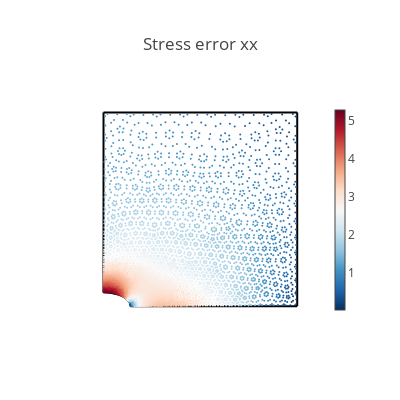
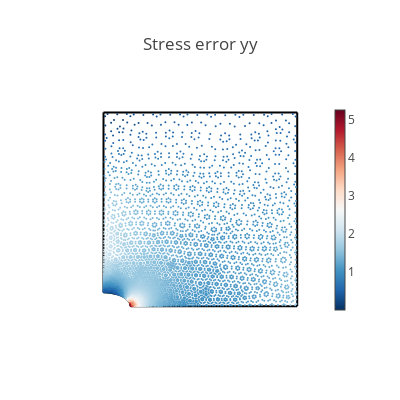
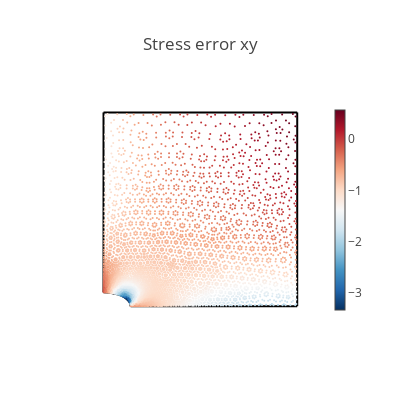
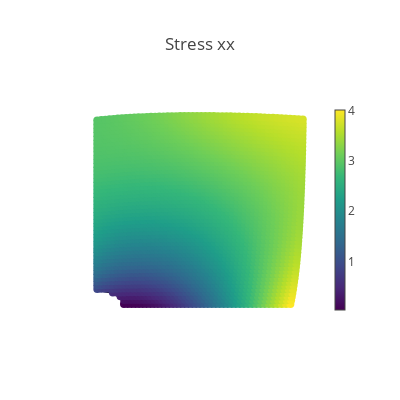

The code cell stored with these charts, in order, in its notebook:
### Code cell
# Create a validation domain different from the training domain
val_x, val_y = np.meshgrid(np.linspace(0, L, 50), np.linspace(0, L, 50))
val_r = Rx * np.ones(np.shape(val_x))
val_domain = np.vstack([val_x.ravel(), val_y.ravel(), val_r.ravel()]).T
mask = (
    ((val_domain[:, 0] ** 2) / (Rx**2)) + ((val_domain[:, 1] ** 2) / (Ry**2))
) > 1
val = torch.tensor(val_domain[mask], requires_grad=True).double()


# Compute model predictions on the validation domain
disp = net(val)
def_val = val[:, :-1] + disp
stress = torch.vmap(sigma)(val)
mises = torch.sqrt(
    stress[:, 0, 0] ** 2
    + stress[:, 1, 1] ** 2
    - stress[:, 0, 0] * stress[:, 1, 1]
    + 3 * stress[:, 0, 1] ** 2
)
# print([loss.item() for loss in compute_les(val)])


@torch.no_grad()
def make_plot(x, y, variable, title, cmap=sequential.Viridis, size=8.0):
    fig = go.Figure()

    # Plot boundaries
    m = dict(color="black")
    fig.add_trace(go.Scatter(x=top[:, 0], y=top[:, 1], mode="lines", marker=m))
    fig.add_trace(go.Scatter(x=bottom[:, 0], y=bottom[:, 1], mode="lines", marker=m))
    fig.add_trace(go.Scatter(x=left[:, 0], y=left[:, 1], mode="lines", marker=m))
    fig.add_trace(go.Scatter(x=right[:, 0], y=right[:, 1], mode="lines", marker=m))
    fig.add_trace(go.Scatter(x=hole[:, 0], y=hole[:, 1], mode="lines", marker=m))

    # Plot variable values
    m = dict(color=variable, colorscale=cmap, size=size, colorbar=dict(thickness=10))
    fig.add_trace(go.Scatter(x=x, y=y, marker=m, mode="markers"))

    # plot settings
    fig.layout.yaxis.scaleanchor = "x"
    fig.update_layout(
        template="none", width=400, height=400, title=title, showlegend=False
    )
    fig.update_xaxes(visible=False)
    fig.update_yaxes(visible=False)
    fig.show()


# Compute data error
s_data = data_output[:, 0:3]
s_pred = torch.vmap(sigma)(data_input[:, 0:3])
ds_xx = s_data[:, 0] - s_pred[:, 0, 0]
ds_yy = s_data[:, 1] - s_pred[:, 1, 1]
ds_xy = s_data[:, 2] - s_pred[:, 0, 1]


# Plot stress errors
cmap = sequential.RdBu_r
make_plot(*data_input[:, 0:2].T, ds_xx, "Stress error xx", size=2.0, cmap=cmap)
make_plot(*data_input[:, 0:2].T, ds_yy, "Stress error yy", size=2.0, cmap=cmap)
make_plot(*data_input[:, 0:2].T, ds_xy, "Stress error xy", size=2.0, cmap=cmap)

# Plot stresses
make_plot(*def_val.T, stress[:, 0, 0], "Stress xx")
make_plot(*def_val.T, stress[:, 0, 1], "Stress xy")
make_plot(*def_val.T, stress[:, 1, 1], "Stress yy")
make_plot(*def_val.T, mises, "Mises stress")

# Plot displacements
make_plot(*def_val.T, disp[:, 0], "Displacement in x", cmap=sequential.Inferno)
make_plot(*def_val.T, disp[:, 1], "Displacement in y", cmap=sequential.Inferno)

### Figure 1 — Plotly figure (JSON) as saved in the notebook; plotly's stock layout.template omitted (floating-point values rounded to 4 significant figures; data arrays with more than 128 entries replaced by an {"elided": "..."} marker saying what was removed)
{"data": [{"marker": {"color": "black"}, "mode": "lines", "type": "scatter", "x": [0, 0.02564, 0.05128, 0.07692, 0.1026, 0.1282, 0.1538, 0.1795, 0.2051, 0.2308, 0.2564, 0.2821, 0.3077, 0.3333, 0.359, 0.3846, 0.4103, 0.4359, 0.4615, 0.4872, 0.5128, 0.5385, 0.5641, 0.5897, 0.6154, 0.641, 0.6667, 0.6923, 0.7179, 0.7436, 0.7692, 0.7949, 0.8205, 0.8462, 0.8718, 0.8974, 0.9231, 0.9487, 0.9744, 1], "y": [1, 1, 1, 1, 1, 1, 1, 1, 1, 1, 1, 1, 1, 1, 1, 1, 1, 1, 1, 1, 1, 1, 1, 1, 1, 1, 1, 1, 1, 1, 1, 1, 1, 1, 1, 1, 1, 1, 1, 1]}, {"marker": {"color": "black"}, "mode": "lines", "type": "scatter", "x": [0.14, 0.1661, 0.1921, 0.2182, 0.2442, 0.2703, 0.2964, 0.3224, 0.3485, 0.3745, 0.4006, 0.4267, 0.4527, 0.4788, 0.5048, 0.5309, 0.557, 0.583, 0.6091, 0.6352, 0.6612, 0.6873, 0.7133, 0.7394, 0.7655, 0.7915, 0.8176, 0.8436, 0.8697, 0.8958, 0.9218, 0.9479, 0.9739, 1], "y": [0, 0, 0, 0, 0, 0, 0, 0, 0, 0, 0, 0, 0, 0, 0, 0, 0, 0, 0, 0, 0, 0, 0, 0, 0, 0, 0, 0, 0, 0, 0, 0, 0, 0]}, {"marker": {"color": "black"}, "mode": "lines", "type": "scatter", "x": [0, 0, 0, 0, 0, 0, 0, 0, 0, 0, 0, 0, 0, 0, 0, 0, 0, 0, 0, 0, 0, 0, 0, 0, 0, 0, 0, 0, 0, 0, 0, 0, 0, 0, 0, 0, 0], "y": [0.07143, 0.09722, 0.123, 0.1488, 0.1746, 0.2004, 0.2262, 0.252, 0.2778, 0.3036, 0.3294, 0.3552, 0.381, 0.4067, 0.4325, 0.4583, 0.4841, 0.5099, 0.5357, 0.5615, 0.5873, 0.6131, 0.6389, 0.6647, 0.6905, 0.7163, 0.7421, 0.7679, 0.7937, 0.8194, 0.8452, 0.871, 0.8968, 0.9226, 0.9484, 0.9742, 1]}, {"marker": {"color": "black"}, "mode": "lines", "type": "scatter", "x": [1, 1, 1, 1, 1, 1, 1, 1, 1, 1, 1, 1, 1, 1, 1, 1, 1, 1, 1, 1, 1, 1, 1, 1, 1, 1, 1, 1, 1, 1, 1, 1, 1, 1, 1, 1, 1, 1, 1, 1], "y": [0, 0.02564, 0.05128, 0.07692, 0.1026, 0.1282, 0.1538, 0.1795, 0.2051, 0.2308, 0.2564, 0.2821, 0.3077, 0.3333, 0.359, 0.3846, 0.4103, 0.4359, 0.4615, 0.4872, 0.5128, 0.5385, 0.5641, 0.5897, 0.6154, 0.641, 0.6667, 0.6923, 0.7179, 0.7436, 0.7692, 0.7949, 0.8205, 0.8462, 0.8718, 0.8974, 0.9231, 0.9487, 0.9744, 1]}, {"marker": {"color": "black"}, "mode": "lines", "type": "scatter", "x": [0.14, 0.1395, 0.1381, 0.1357, 0.1324, 0.1282, 0.1231, 0.1172, 0.1105, 0.103, 0.09482, 0.08599, 0.07657, 0.06663, 0.05624, 0.04546, 0.03437, 0.02304, 0.01156, 8.573e-18], "y": [0, 0.005899, 0.01176, 0.01753, 0.02319, 0.02869, 0.034, 0.03907, 0.04387, 0.04838, 0.05255, 0.05637, 0.0598, 0.06282, 0.06541, 0.06756, 0.06924, 0.07045, 0.07118, 0.07143]}, {"marker": {"color": {"elided": "5526 float values"}, "colorbar": {"thickness": 10}, "colorscale": [[0, "rgb(5,48,97)"], [0.1, "rgb(33,102,172)"], [0.2, "rgb(67,147,195)"], [0.3, "rgb(146,197,222)"], [0.4, "rgb(209,229,240)"], [0.5, "rgb(247,247,247)"], [0.6, "rgb(253,219,199)"], [0.7, "rgb(244,165,130)"], [0.8, "rgb(214,96,77)"], [0.9, "rgb(178,24,43)"], [1, "rgb(103,0,31)"]], "size": 2}, "mode": "markers", "type": "scatter", "x": {"elided": "5526 float values"}, "y": {"elided": "5526 float values"}}], "layout": {"height": 400, "showlegend": false, "title": {"text": "Stress error xx"}, "width": 400, "xaxis": {"visible": false}, "yaxis": {"scaleanchor": "x", "visible": false}}}

### Figure 2 — Plotly figure (JSON) as saved in the notebook; plotly's stock layout.template omitted (floating-point values rounded to 4 significant figures; data arrays with more than 128 entries replaced by an {"elided": "..."} marker saying what was removed)
{"data": [{"marker": {"color": "black"}, "mode": "lines", "type": "scatter", "x": [0, 0.02564, 0.05128, 0.07692, 0.1026, 0.1282, 0.1538, 0.1795, 0.2051, 0.2308, 0.2564, 0.2821, 0.3077, 0.3333, 0.359, 0.3846, 0.4103, 0.4359, 0.4615, 0.4872, 0.5128, 0.5385, 0.5641, 0.5897, 0.6154, 0.641, 0.6667, 0.6923, 0.7179, 0.7436, 0.7692, 0.7949, 0.8205, 0.8462, 0.8718, 0.8974, 0.9231, 0.9487, 0.9744, 1], "y": [1, 1, 1, 1, 1, 1, 1, 1, 1, 1, 1, 1, 1, 1, 1, 1, 1, 1, 1, 1, 1, 1, 1, 1, 1, 1, 1, 1, 1, 1, 1, 1, 1, 1, 1, 1, 1, 1, 1, 1]}, {"marker": {"color": "black"}, "mode": "lines", "type": "scatter", "x": [0.14, 0.1661, 0.1921, 0.2182, 0.2442, 0.2703, 0.2964, 0.3224, 0.3485, 0.3745, 0.4006, 0.4267, 0.4527, 0.4788, 0.5048, 0.5309, 0.557, 0.583, 0.6091, 0.6352, 0.6612, 0.6873, 0.7133, 0.7394, 0.7655, 0.7915, 0.8176, 0.8436, 0.8697, 0.8958, 0.9218, 0.9479, 0.9739, 1], "y": [0, 0, 0, 0, 0, 0, 0, 0, 0, 0, 0, 0, 0, 0, 0, 0, 0, 0, 0, 0, 0, 0, 0, 0, 0, 0, 0, 0, 0, 0, 0, 0, 0, 0]}, {"marker": {"color": "black"}, "mode": "lines", "type": "scatter", "x": [0, 0, 0, 0, 0, 0, 0, 0, 0, 0, 0, 0, 0, 0, 0, 0, 0, 0, 0, 0, 0, 0, 0, 0, 0, 0, 0, 0, 0, 0, 0, 0, 0, 0, 0, 0, 0], "y": [0.07143, 0.09722, 0.123, 0.1488, 0.1746, 0.2004, 0.2262, 0.252, 0.2778, 0.3036, 0.3294, 0.3552, 0.381, 0.4067, 0.4325, 0.4583, 0.4841, 0.5099, 0.5357, 0.5615, 0.5873, 0.6131, 0.6389, 0.6647, 0.6905, 0.7163, 0.7421, 0.7679, 0.7937, 0.8194, 0.8452, 0.871, 0.8968, 0.9226, 0.9484, 0.9742, 1]}, {"marker": {"color": "black"}, "mode": "lines", "type": "scatter", "x": [1, 1, 1, 1, 1, 1, 1, 1, 1, 1, 1, 1, 1, 1, 1, 1, 1, 1, 1, 1, 1, 1, 1, 1, 1, 1, 1, 1, 1, 1, 1, 1, 1, 1, 1, 1, 1, 1, 1, 1], "y": [0, 0.02564, 0.05128, 0.07692, 0.1026, 0.1282, 0.1538, 0.1795, 0.2051, 0.2308, 0.2564, 0.2821, 0.3077, 0.3333, 0.359, 0.3846, 0.4103, 0.4359, 0.4615, 0.4872, 0.5128, 0.5385, 0.5641, 0.5897, 0.6154, 0.641, 0.6667, 0.6923, 0.7179, 0.7436, 0.7692, 0.7949, 0.8205, 0.8462, 0.8718, 0.8974, 0.9231, 0.9487, 0.9744, 1]}, {"marker": {"color": "black"}, "mode": "lines", "type": "scatter", "x": [0.14, 0.1395, 0.1381, 0.1357, 0.1324, 0.1282, 0.1231, 0.1172, 0.1105, 0.103, 0.09482, 0.08599, 0.07657, 0.06663, 0.05624, 0.04546, 0.03437, 0.02304, 0.01156, 8.573e-18], "y": [0, 0.005899, 0.01176, 0.01753, 0.02319, 0.02869, 0.034, 0.03907, 0.04387, 0.04838, 0.05255, 0.05637, 0.0598, 0.06282, 0.06541, 0.06756, 0.06924, 0.07045, 0.07118, 0.07143]}, {"marker": {"color": {"elided": "5526 float values"}, "colorbar": {"thickness": 10}, "colorscale": [[0, "rgb(5,48,97)"], [0.1, "rgb(33,102,172)"], [0.2, "rgb(67,147,195)"], [0.3, "rgb(146,197,222)"], [0.4, "rgb(209,229,240)"], [0.5, "rgb(247,247,247)"], [0.6, "rgb(253,219,199)"], [0.7, "rgb(244,165,130)"], [0.8, "rgb(214,96,77)"], [0.9, "rgb(178,24,43)"], [1, "rgb(103,0,31)"]], "size": 2}, "mode": "markers", "type": "scatter", "x": {"elided": "5526 float values"}, "y": {"elided": "5526 float values"}}], "layout": {"height": 400, "showlegend": false, "title": {"text": "Stress error yy"}, "width": 400, "xaxis": {"visible": false}, "yaxis": {"scaleanchor": "x", "visible": false}}}

### Figure 3 — Plotly figure (JSON) as saved in the notebook; plotly's stock layout.template omitted (floating-point values rounded to 4 significant figures; data arrays with more than 128 entries replaced by an {"elided": "..."} marker saying what was removed)
{"data": [{"marker": {"color": "black"}, "mode": "lines", "type": "scatter", "x": [0, 0.02564, 0.05128, 0.07692, 0.1026, 0.1282, 0.1538, 0.1795, 0.2051, 0.2308, 0.2564, 0.2821, 0.3077, 0.3333, 0.359, 0.3846, 0.4103, 0.4359, 0.4615, 0.4872, 0.5128, 0.5385, 0.5641, 0.5897, 0.6154, 0.641, 0.6667, 0.6923, 0.7179, 0.7436, 0.7692, 0.7949, 0.8205, 0.8462, 0.8718, 0.8974, 0.9231, 0.9487, 0.9744, 1], "y": [1, 1, 1, 1, 1, 1, 1, 1, 1, 1, 1, 1, 1, 1, 1, 1, 1, 1, 1, 1, 1, 1, 1, 1, 1, 1, 1, 1, 1, 1, 1, 1, 1, 1, 1, 1, 1, 1, 1, 1]}, {"marker": {"color": "black"}, "mode": "lines", "type": "scatter", "x": [0.14, 0.1661, 0.1921, 0.2182, 0.2442, 0.2703, 0.2964, 0.3224, 0.3485, 0.3745, 0.4006, 0.4267, 0.4527, 0.4788, 0.5048, 0.5309, 0.557, 0.583, 0.6091, 0.6352, 0.6612, 0.6873, 0.7133, 0.7394, 0.7655, 0.7915, 0.8176, 0.8436, 0.8697, 0.8958, 0.9218, 0.9479, 0.9739, 1], "y": [0, 0, 0, 0, 0, 0, 0, 0, 0, 0, 0, 0, 0, 0, 0, 0, 0, 0, 0, 0, 0, 0, 0, 0, 0, 0, 0, 0, 0, 0, 0, 0, 0, 0]}, {"marker": {"color": "black"}, "mode": "lines", "type": "scatter", "x": [0, 0, 0, 0, 0, 0, 0, 0, 0, 0, 0, 0, 0, 0, 0, 0, 0, 0, 0, 0, 0, 0, 0, 0, 0, 0, 0, 0, 0, 0, 0, 0, 0, 0, 0, 0, 0], "y": [0.07143, 0.09722, 0.123, 0.1488, 0.1746, 0.2004, 0.2262, 0.252, 0.2778, 0.3036, 0.3294, 0.3552, 0.381, 0.4067, 0.4325, 0.4583, 0.4841, 0.5099, 0.5357, 0.5615, 0.5873, 0.6131, 0.6389, 0.6647, 0.6905, 0.7163, 0.7421, 0.7679, 0.7937, 0.8194, 0.8452, 0.871, 0.8968, 0.9226, 0.9484, 0.9742, 1]}, {"marker": {"color": "black"}, "mode": "lines", "type": "scatter", "x": [1, 1, 1, 1, 1, 1, 1, 1, 1, 1, 1, 1, 1, 1, 1, 1, 1, 1, 1, 1, 1, 1, 1, 1, 1, 1, 1, 1, 1, 1, 1, 1, 1, 1, 1, 1, 1, 1, 1, 1], "y": [0, 0.02564, 0.05128, 0.07692, 0.1026, 0.1282, 0.1538, 0.1795, 0.2051, 0.2308, 0.2564, 0.2821, 0.3077, 0.3333, 0.359, 0.3846, 0.4103, 0.4359, 0.4615, 0.4872, 0.5128, 0.5385, 0.5641, 0.5897, 0.6154, 0.641, 0.6667, 0.6923, 0.7179, 0.7436, 0.7692, 0.7949, 0.8205, 0.8462, 0.8718, 0.8974, 0.9231, 0.9487, 0.9744, 1]}, {"marker": {"color": "black"}, "mode": "lines", "type": "scatter", "x": [0.14, 0.1395, 0.1381, 0.1357, 0.1324, 0.1282, 0.1231, 0.1172, 0.1105, 0.103, 0.09482, 0.08599, 0.07657, 0.06663, 0.05624, 0.04546, 0.03437, 0.02304, 0.01156, 8.573e-18], "y": [0, 0.005899, 0.01176, 0.01753, 0.02319, 0.02869, 0.034, 0.03907, 0.04387, 0.04838, 0.05255, 0.05637, 0.0598, 0.06282, 0.06541, 0.06756, 0.06924, 0.07045, 0.07118, 0.07143]}, {"marker": {"color": {"elided": "5526 float values"}, "colorbar": {"thickness": 10}, "colorscale": [[0, "rgb(5,48,97)"], [0.1, "rgb(33,102,172)"], [0.2, "rgb(67,147,195)"], [0.3, "rgb(146,197,222)"], [0.4, "rgb(209,229,240)"], [0.5, "rgb(247,247,247)"], [0.6, "rgb(253,219,199)"], [0.7, "rgb(244,165,130)"], [0.8, "rgb(214,96,77)"], [0.9, "rgb(178,24,43)"], [1, "rgb(103,0,31)"]], "size": 2}, "mode": "markers", "type": "scatter", "x": {"elided": "5526 float values"}, "y": {"elided": "5526 float values"}}], "layout": {"height": 400, "showlegend": false, "title": {"text": "Stress error xy"}, "width": 400, "xaxis": {"visible": false}, "yaxis": {"scaleanchor": "x", "visible": false}}}

### Figure 4 — Plotly figure (JSON) as saved in the notebook; plotly's stock layout.template omitted (floating-point values rounded to 4 significant figures; data arrays with more than 128 entries replaced by an {"elided": "..."} marker saying what was removed)
{"data": [{"marker": {"color": "black"}, "mode": "lines", "type": "scatter", "x": [0, 0.02564, 0.05128, 0.07692, 0.1026, 0.1282, 0.1538, 0.1795, 0.2051, 0.2308, 0.2564, 0.2821, 0.3077, 0.3333, 0.359, 0.3846, 0.4103, 0.4359, 0.4615, 0.4872, 0.5128, 0.5385, 0.5641, 0.5897, 0.6154, 0.641, 0.6667, 0.6923, 0.7179, 0.7436, 0.7692, 0.7949, 0.8205, 0.8462, 0.8718, 0.8974, 0.9231, 0.9487, 0.9744, 1], "y": [1, 1, 1, 1, 1, 1, 1, 1, 1, 1, 1, 1, 1, 1, 1, 1, 1, 1, 1, 1, 1, 1, 1, 1, 1, 1, 1, 1, 1, 1, 1, 1, 1, 1, 1, 1, 1, 1, 1, 1]}, {"marker": {"color": "black"}, "mode": "lines", "type": "scatter", "x": [0.14, 0.1661, 0.1921, 0.2182, 0.2442, 0.2703, 0.2964, 0.3224, 0.3485, 0.3745, 0.4006, 0.4267, 0.4527, 0.4788, 0.5048, 0.5309, 0.557, 0.583, 0.6091, 0.6352, 0.6612, 0.6873, 0.7133, 0.7394, 0.7655, 0.7915, 0.8176, 0.8436, 0.8697, 0.8958, 0.9218, 0.9479, 0.9739, 1], "y": [0, 0, 0, 0, 0, 0, 0, 0, 0, 0, 0, 0, 0, 0, 0, 0, 0, 0, 0, 0, 0, 0, 0, 0, 0, 0, 0, 0, 0, 0, 0, 0, 0, 0]}, {"marker": {"color": "black"}, "mode": "lines", "type": "scatter", "x": [0, 0, 0, 0, 0, 0, 0, 0, 0, 0, 0, 0, 0, 0, 0, 0, 0, 0, 0, 0, 0, 0, 0, 0, 0, 0, 0, 0, 0, 0, 0, 0, 0, 0, 0, 0, 0], "y": [0.07143, 0.09722, 0.123, 0.1488, 0.1746, 0.2004, 0.2262, 0.252, 0.2778, 0.3036, 0.3294, 0.3552, 0.381, 0.4067, 0.4325, 0.4583, 0.4841, 0.5099, 0.5357, 0.5615, 0.5873, 0.6131, 0.6389, 0.6647, 0.6905, 0.7163, 0.7421, 0.7679, 0.7937, 0.8194, 0.8452, 0.871, 0.8968, 0.9226, 0.9484, 0.9742, 1]}, {"marker": {"color": "black"}, "mode": "lines", "type": "scatter", "x": [1, 1, 1, 1, 1, 1, 1, 1, 1, 1, 1, 1, 1, 1, 1, 1, 1, 1, 1, 1, 1, 1, 1, 1, 1, 1, 1, 1, 1, 1, 1, 1, 1, 1, 1, 1, 1, 1, 1, 1], "y": [0, 0.02564, 0.05128, 0.07692, 0.1026, 0.1282, 0.1538, 0.1795, 0.2051, 0.2308, 0.2564, 0.2821, 0.3077, 0.3333, 0.359, 0.3846, 0.4103, 0.4359, 0.4615, 0.4872, 0.5128, 0.5385, 0.5641, 0.5897, 0.6154, 0.641, 0.6667, 0.6923, 0.7179, 0.7436, 0.7692, 0.7949, 0.8205, 0.8462, 0.8718, 0.8974, 0.9231, 0.9487, 0.9744, 1]}, {"marker": {"color": "black"}, "mode": "lines", "type": "scatter", "x": [0.14, 0.1395, 0.1381, 0.1357, 0.1324, 0.1282, 0.1231, 0.1172, 0.1105, 0.103, 0.09482, 0.08599, 0.07657, 0.06663, 0.05624, 0.04546, 0.03437, 0.02304, 0.01156, 8.573e-18], "y": [0, 0.005899, 0.01176, 0.01753, 0.02319, 0.02869, 0.034, 0.03907, 0.04387, 0.04838, 0.05255, 0.05637, 0.0598, 0.06282, 0.06541, 0.06756, 0.06924, 0.07045, 0.07118, 0.07143]}, {"marker": {"color": {"elided": "2476 float values"}, "colorbar": {"thickness": 10}, "colorscale": [[0, "#440154"], [0.1111, "#482878"], [0.2222, "#3e4989"], [0.3333, "#31688e"], [0.4444, "#26828e"], [0.5556, "#1f9e89"], [0.6667, "#35b779"], [0.7778, "#6ece58"], [0.8889, "#b5de2b"], [1, "#fde725"]], "size": 8}, "mode": "markers", "type": "scatter", "x": {"elided": "2476 float values"}, "y": {"elided": "2476 float values"}}], "layout": {"height": 400, "showlegend": false, "title": {"text": "Stress xx"}, "width": 400, "xaxis": {"visible": false}, "yaxis": {"scaleanchor": "x", "visible": false}}}
